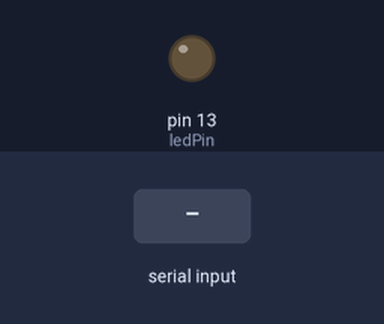
This sketch was run on a simulated Arduino Uno, built with avr-gcc and run on an emulated ATmega328P. Parts: output pins drawn as LEDs (lit = HIGH). Inputs (shaded band) come from the test bench.

Above: at 1.2 s.
1.3 s: "1" received over Serial
At 2.4 s:
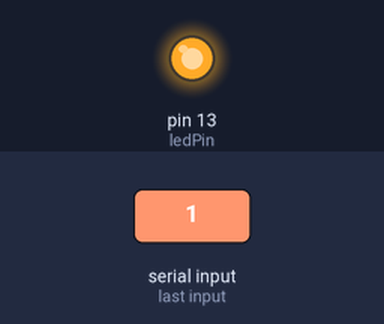
3.5 s: "0" received over Serial
At 5.1 s:
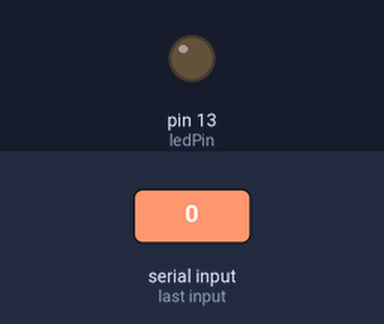
Timing chart, 0 to 6.6 s (numbered marks = the images above; inputs shaded):
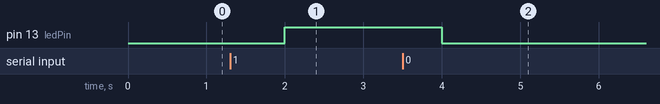

The sketch:

serial.pde
```cpp
//Taken from example - Digital Blink without Delay
//This will make the led at pin #13 keep lit up when it receives a message
int ledPin = 13;
void setup() {
  Serial.begin(9600);       //Set up serial at baud rate 9600
  pinMode(ledPin,OUTPUT);       //take dig. pin 13 as output

}
void loop() {
  if (Serial.available() > 0) {     //If a message is sent on serial
     char value = Serial.read();
     if(value == '1') {
           digitalWrite(ledPin,HIGH);       //light it up
     }
     else {
         digitalWrite(ledPin,LOW);          //turn it off
     }
  }
  delay(1000);          //add a delay of 1000ms
}
```

Measured:
- after the input at 1.3 s, pin 13 (ledPin): LOW → HIGH after 0.70 s
- after the input at 3.5 s, pin 13 (ledPin): HIGH → LOW after 0.50 s
